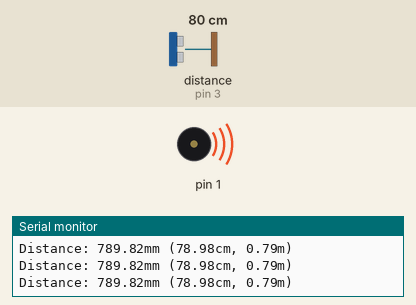
This sketch was run on a simulated Arduino Uno, built with avr-gcc and run on an emulated ATmega328P. Shown: buzzer (waves = sounding), the last lines printed to the serial monitor. Wiring (inferred from the names in the program): ultrasonic range finder: trigger pin 2; echo pin 3. The test bench sets the inputs (shaded band); at power-on: distance to the obstacle (sensor on pin 3) 80 cm. The echo pulse lasts 58.3 µs per cm.

Above: at 1.3 s.
1.4 s: distance to the obstacle (sensor on pin 3) set to 97 cm
4.4 s: distance to the obstacle (sensor on pin 3) set to 106 cm
At 7.2 s:
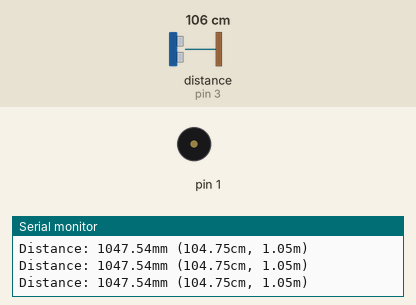
7.4 s: distance to the obstacle (sensor on pin 3) set to 2 cm
At 9.3 s:
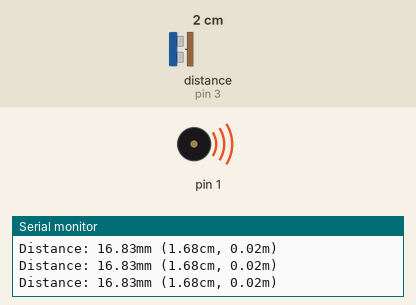
9.6 s: distance to the obstacle (sensor on pin 3) set to 250 cm
At 12.1 s:
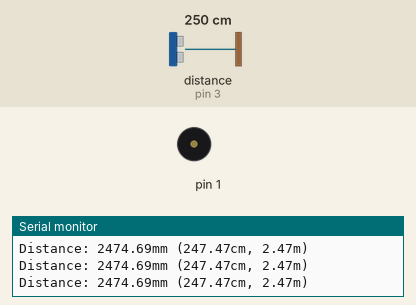
Timing chart, 0 to 13.6 s (numbered marks = the images above; inputs shaded):
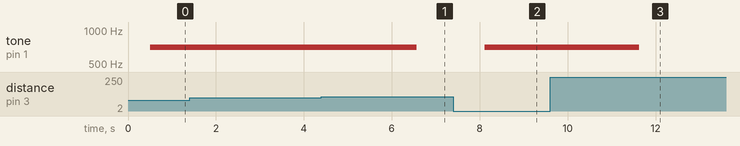

Measured:
- the behaviour switches between 101 and 102 cm on distance to the obstacle (sensor on pin 3) (found by bisection; images 0 and 1)
- after the input at 4.4 s, tone on pin 1: 700 Hz → silent after 2.2 s
- after the input at 7.4 s, tone on pin 1: silent → 700 Hz after 0.72 s
- after the input at 9.6 s, tone on pin 1: 700 Hz → silent after 2.0 s

The sketch:

Arduino_GrandOral.ino
```cpp
/* Constantes pour les broches */
const byte TRIGGER_PIN = 2; // Broche TRIGGER
const byte ECHO_PIN = 3;    // Broche ECHO

/* Constantes pour le timeout */
const unsigned long MEASURE_TIMEOUT = 25000UL; // 25ms = ~8m à 340m/s

/* Vitesse du son dans l'air en mm/us */
const float SOUND_SPEED = 340.0 / 1000;


/** Fonction setup() */
void setup() {

  /* Initialise le port série */
  Serial.begin(115200);

  /* Initialise les broches */
  pinMode(TRIGGER_PIN, OUTPUT);
  digitalWrite(TRIGGER_PIN, LOW); // La broche TRIGGER doit être à LOW au repos
  pinMode(ECHO_PIN, INPUT);
  // initialise les broches
  pinMode(1, OUTPUT);

}

/** Fonction loop() */
void loop() {

  /* 1. Lance une mesure de distance en envoyant une impulsion HIGH de 10µs sur la broche TRIGGER */
  digitalWrite(TRIGGER_PIN, HIGH);
  delayMicroseconds(10);
  digitalWrite(TRIGGER_PIN, LOW);

  /* 2. Mesure le temps entre l'envoi de l'impulsion ultrasonique et son écho (si il existe) */
  long measure = pulseIn(ECHO_PIN, HIGH, MEASURE_TIMEOUT);

  /* 3. Calcul la distance à partir du temps mesuré */
  float distance_mm = measure / 2.0 * SOUND_SPEED;

  /* Affiche les résultats en mm, cm et m */
  Serial.print(F("Distance: "));
  Serial.print(distance_mm);
  Serial.print(F("mm ("));
  Serial.print(distance_mm / 10.0, 2);
  Serial.print(F("cm, "));
  Serial.print(distance_mm / 1000.0, 2);
  Serial.println(F("m)"));

  /* Délai d'attente pour éviter d'afficher trop de résultats à la seconde */
  delay(500);

  if (distance_mm <1000 && distance_mm != 0) {
    tone (1,700,2000);}
}
```
